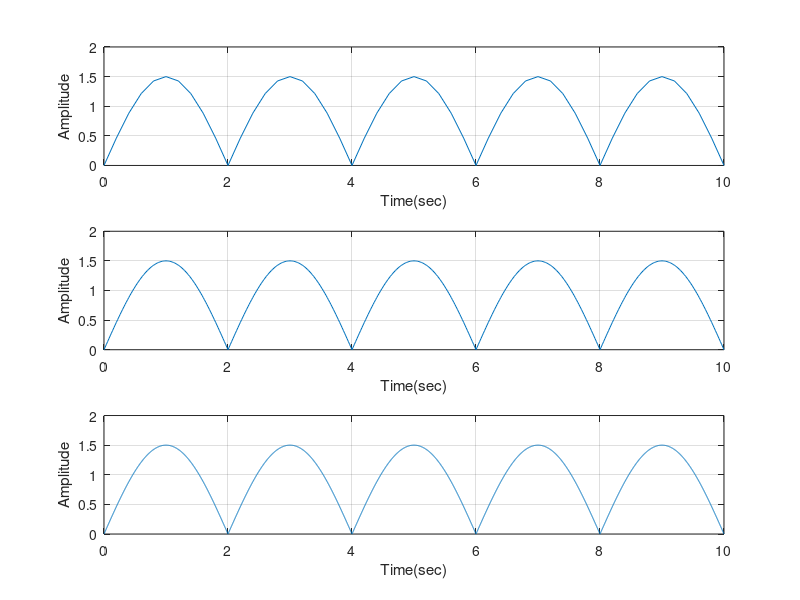

Reproduce this figure in MATLAB.
function Tema5()
t1=0:0.2:10;                   
s1=abs(1.5*sin(2*pi*0.25*t1)); 
subplot(3,1,1)
plot(t1,s1),grid
xlabel('Time(sec)')
ylabel('Amplitude')

t2=0:0.02:10;
s2=abs(1.5*sin(2*pi*0.25*t2));
subplot(3,1,2)
plot(t2,s2),grid
xlabel('Time(sec)')
ylabel('Amplitude')

t3=0:0.002:10;
s3=abs(1.5*sin(2*pi*0.25*t3));
subplot(3,1,3)
plot(t3,s3),grid
xlabel('Time(sec)')
ylabel('Amplitude')

